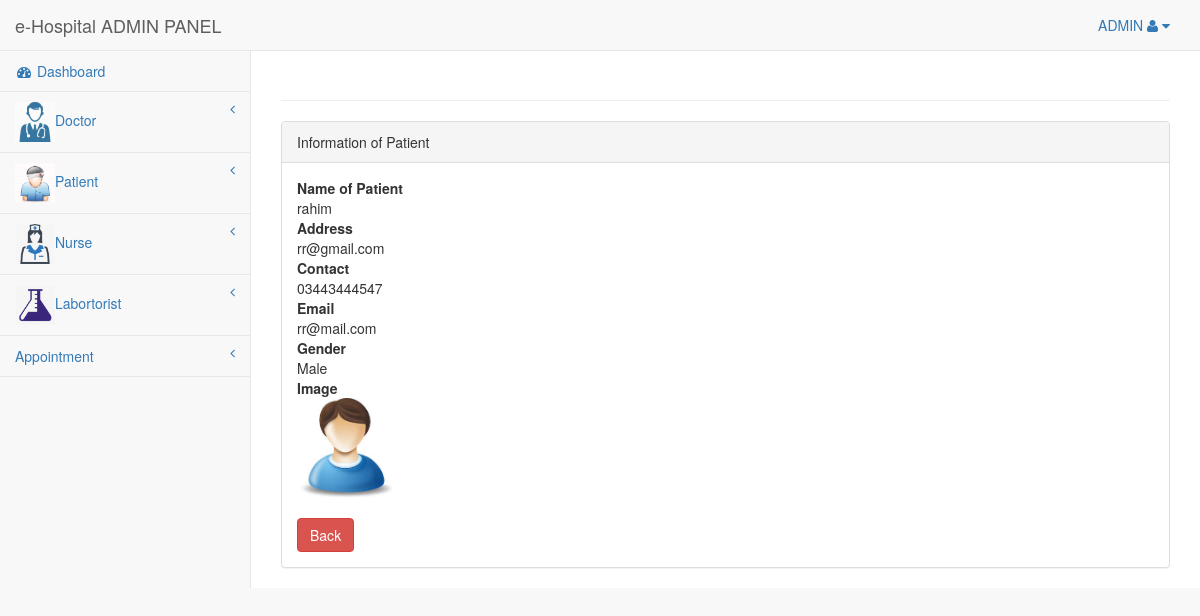
The app's page /view/admin/patient/view.php?id=4 (signed in) with its own data.
### tables this page shows
CREATE TABLE IF NOT EXISTS `patient` (
  `id` int(11) NOT NULL AUTO_INCREMENT,
  `name` varchar(255) NOT NULL,
  `address` varchar(255) NOT NULL,
  `contact` varchar(255) NOT NULL,
  `email` varchar(255) NOT NULL,
  `gender` varchar(255) NOT NULL,
  `image` varchar(255) NOT NULL,
  `unique_id` int(11) NOT NULL,
  `created_at` timestamp NOT NULL DEFAULT CURRENT_TIMESTAMP ON UPDATE CURRENT_TIMESTAMP,
  `modified_at` timestamp NOT NULL DEFAULT '0000-00-00 00:00:00',
  `deleted_at` datetime NOT NULL,
  PRIMARY KEY (`id`)
);

### src/admin/Helper/Connection.php (called while the page is built, shortened)
<?php
class Connection
{
    private $user = 'root';
    private $pass = '';
    public function __construct(){
        try {
            $this->con=new PDO('mysql:host=localhost;dbname=hospital',$this->user, $this->pass);
        } catch (PDOException $e) {
            print "Error!: " . $e->getMessage() . "<br/>";
            die();
        }
    }
}

### src/admin/Patient/Patient.php (called while the page is built, shortened)
<?php
class Patient extends Connection
{
    public function view($id)
    {
        try {
            $stmt = $this->con->prepare("SELECT * FROM `patient` WHERE unique_id = :dd");
            $stmt->bindValue(':dd', $id, PDO::PARAM_INT);
            $stmt->execute();
            return $stmt->fetch(PDO::FETCH_ASSOC);
        } catch (PDOException $e) {
            print "Error!: " . $e->getMessage() . "<br/>";
            die();
        }
    }
}

### view/admin/patient/view.php (the view, shortened to what this page needs)
<?php
include_once '../include/header.php';
$doctor = new \App\admin\Patient\Patient();
$doctor = $doctor->view($_GET['id']);
?>
    <div id="page-wrapper" style="min-height: 349px;">
        <div class="row">
            <div class="col-lg-12">
                <h1 class="page-header"></h1>
            </div>
        </div>
        <div class="row">
            <div class="col-lg-12">
                <div class="panel panel-default">
                    <div class="panel-heading">
                        Information of Patient
                    </div>
                    <div class="panel-body">
                        <dl>
                            <dt>Name of Patient</dt>
                            <dd> <?php echo $doctor['name']?> </dd>
                            <dt>Address</dt>
                            <dd><?php echo  $doctor['address']?></dd>
                            <dt>Contact</dt>
                            <dd><?php echo  $doctor['contact']?></dd>
                            <dt>Email</dt>
                            <dd><?php echo  $doctor['email']?></dd>
                            <dt>Gender</dt>
                            <dd><?php echo $doctor['gender']?></dd>
                            <dt>Image</dt>
                            <dd><img  class="img-responsive" width="100" src="view/admin/patient/uploads/<?php echo $doctor['image']?>"</dd>
                        </dl>
                        <a href="view/admin/patient/index.php" class="btn btn-danger" class="btn btn-default">Back
                        </a>
                    </div>
                </div>
            </div>
        </div>
    </div>
<?php
include_once '../include/footer.php';
?>

### records on screen
patient: name "rahim", address "rr@gmail.com", contact "03443444547", email "rr@mail.com", gender "Male", image (picture)
